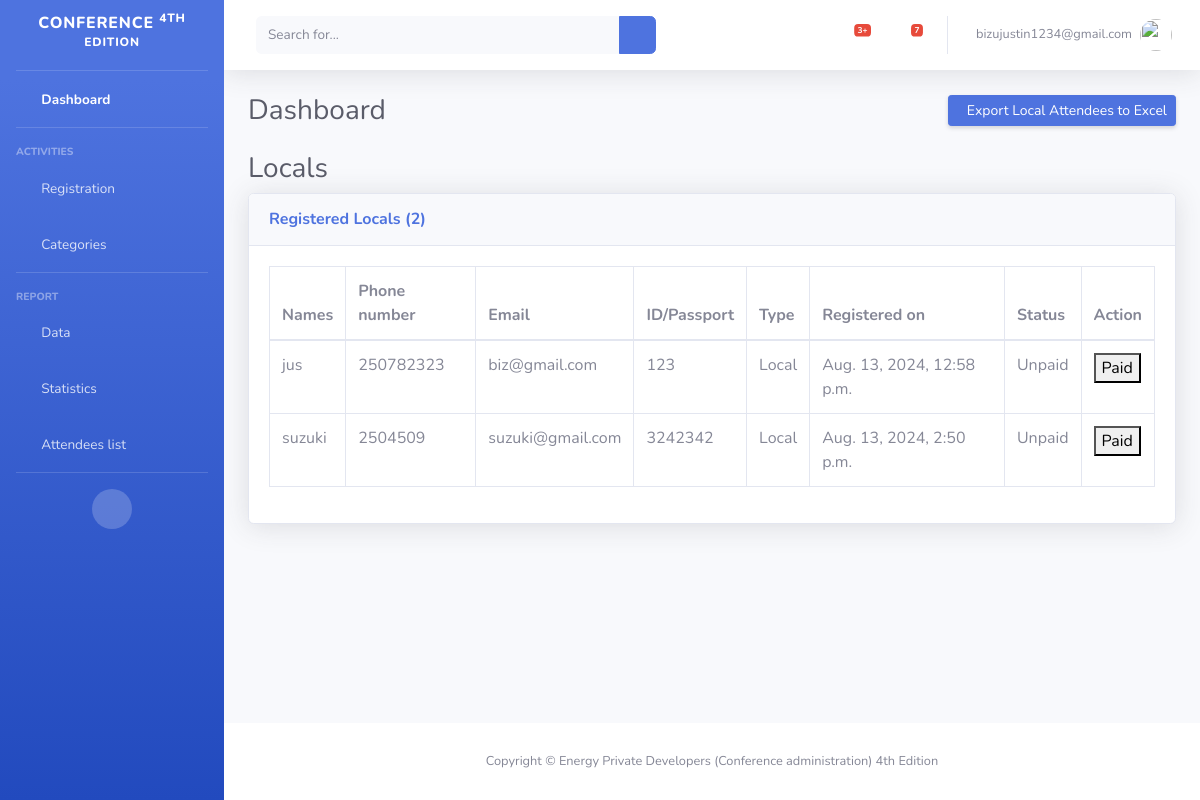
Before: /administration/locals (signed in) with the older database file.
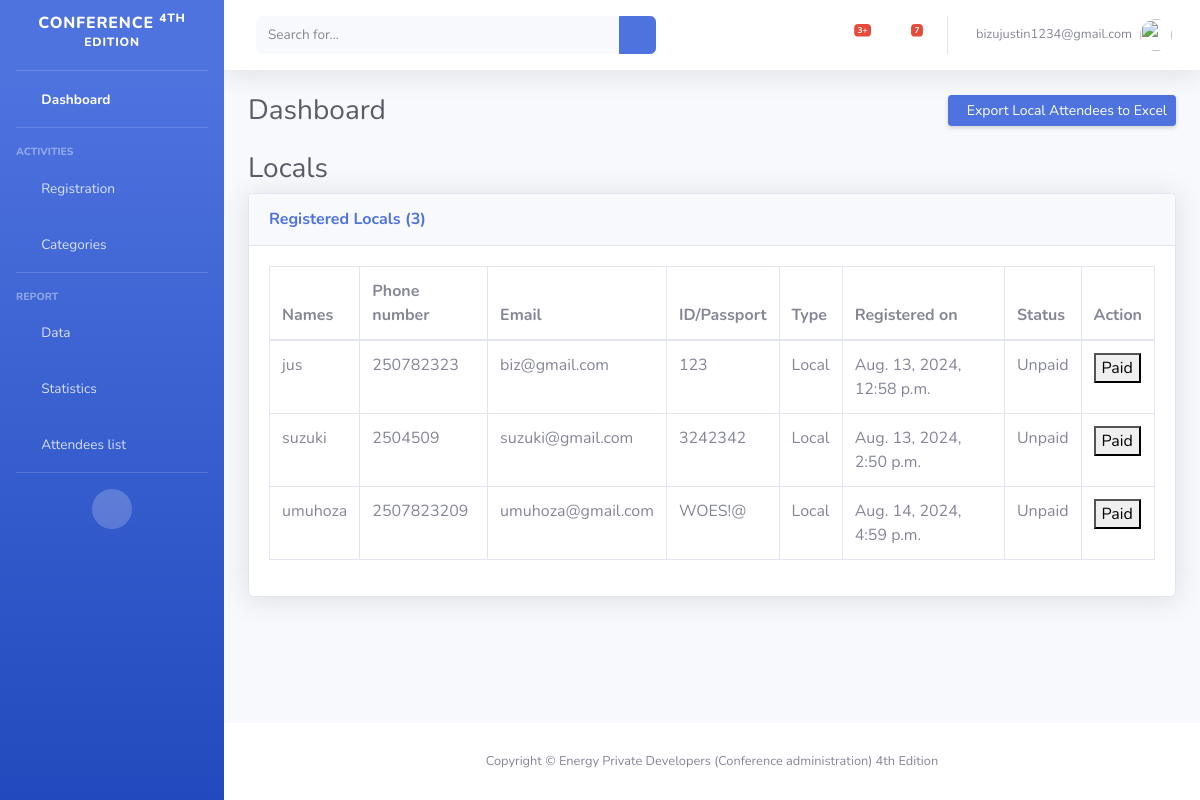
After: the same page with the newer database file.
### conference_planning/models.py (models this page shows, shortened)
class Attendees(models.Model):
    class AttendeeType(models.TextChoices):
        LOCAL = "Local", "Local"
        INTERNATIONAL = "International", "International"
        STUDENT = "Student", "Student"
    STATUS_CHOICES = [
        ('organizer', 'Organizer'),
        ('delegate', 'Delegate'),
        ('exhibitor', 'Exhibitor'),
        ('student', 'Student'),
        ('media', 'Media')
    ]
    names = models.CharField(max_length=250)
    email = models.EmailField()
    identity = models.CharField(max_length=50)
    phone = models.CharField(max_length=20)
    country = models.CharField(max_length=100)
    organization = models.CharField(max_length=100, null=True, blank=True)
    university = models.CharField(max_length=100, null=True, blank=True)
    student_number = models.CharField(max_length=50, null=True, blank=True)
    category = models.CharField(max_length=100, choices=STATUS_CHOICES, default='choose your category')
    attendee_type = models.CharField(max_length=30, choices=AttendeeType.choices, default=AttendeeType.LOCAL, unique=False)
    registered_on = models.DateTimeField(auto_now_add=True)
    STATUS_CHOICES = [
        ('unpaid', 'Unpaid'),
        ('paid', 'Paid'),
    ]
    status = models.CharField(
        max_length=100,
        choices=STATUS_CHOICES,
        default='unpaid',
    )
    class Meta:
        verbose_name_plural = 'Attendees'

### conference_planning/views.py (the view)
# urls.py: path('locals', views.locals, name = 'locals'),
@login_required
def locals(request):
    local_list = Attendees.objects.filter(attendee_type='Local').order_by('id')
    locals_attends = Attendees.objects.filter(attendee_type='Local').count()
    context = {
        'locals': local_list,
        'total_locals': locals_attends
    }
    return render(request, 'conference_planning/administration/locals_list.html', context)

### conference_planning/templates/conference_planning/administration/locals_list.html (shortened to what the changed rows need)
{% load static %}
<!DOCTYPE html>
<html lang="en">
<head>
    <link href="{% static 'administration/vendor/fontawesome-free/css/all.min.css' %}" rel="stylesheet" type="text/css">
    <link href="{% static 'administration/css/sb-admin-2.min.css' %}" rel="stylesheet">
</head>
<body id="page-top">
 <div id="wrapper">
        <div id="content-wrapper" class="d-flex flex-column">
            <div id="content">
                <div class="container-fluid">
                    <div class="d-sm-flex align-items-center justify-content-between mb-4">
                        <h1 class="h3 mb-0 text-gray-800">Dashboard</h1>
                    </div>
                    <h1 class="h3 mb-2 text-gray-800">Locals</h1>
                    <div class="card shadow mb-4">
                        <div class="card-header py-3">
                            <h6 class="m-0 font-weight-bold text-primary">Registered Locals ({{total_locals}}) </h6>
                        </div>
                        <div class="card-body">
                            <div class="table-responsive">
                                <table class="table table-bordered" id="dataTable" width="100%" cellspacing="0">
                                    <thead>
                                        <tr>
                                            <th>Names</th>
                                            <th>Phone number</th>
                                            <th>Email</th>
                                            <th>ID/Passport</th>
                                            <th>Type</th>
                                            <th>Registered on</th>
                                            <th>Status</th>
                                            <th>Action</th>
                                        </tr>
                                    </thead>
                                    <tbody>
                                        {% for local in locals %}
                                        <tr>
                                            <td>{{ local.names }}</td>
                                            <td>{{ local.phone }}</td>
                                            <td>{{ local.email }}</td>
                                            <td>{{ local.identity }}</td>
                                            <td>{{ local.attendee_type }}</td>
                                            <td>{{ local.registered_on }}</td>
                                            <td>Unpaid</td>
                                            <td>
                                                <button type="submit">Paid</button>
                                            </td>
                                        </tr>
                                        {% endfor %}
                                    </tbody>
                                </table>
                            </div>
                        </div>
                    </div>
                </div>
            </div>
        </div>
    </div>
</body>
</html>

Changed rows visible on the page:
added Attendees: names "umuhoza", phone "2507823209", email "umuhoza@gmail.com", identity "WOES!@", attendee_type "Local", registered_on "Aug. 14, 2024, 4:59 p.m."
Other visible differences:
{{ total_locals }}: "2" → "3"
